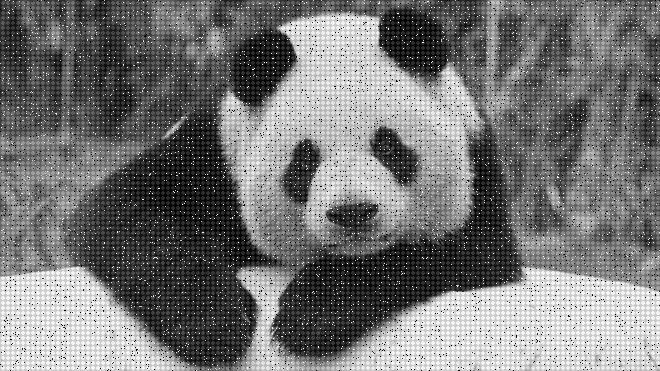
%> input picture Image Analysis(Noise in Images)/Removing Random Noise/PandaNoise(1).bmp, 660 x 371 px
$ octave FDFweb.m   (GNU Octave 9; MATLAB toolbox functions it lacks are replaced by stand-ins)
%> lines starting %> are read from the running program, lines starting %| are printed output that depends on the picture
clear all; close all; clc

r2 = (imread('C:\Users\willa\Documents\MATLAB\i/PandaNoise(1).bmp'));
%> r2 is the input picture: size 371x660 uint8; min 0, max 244, mean 117
fr2 = fft2(r2);
figure(1);
imshow(log(1+abs(fftshift(fr2))),[]);
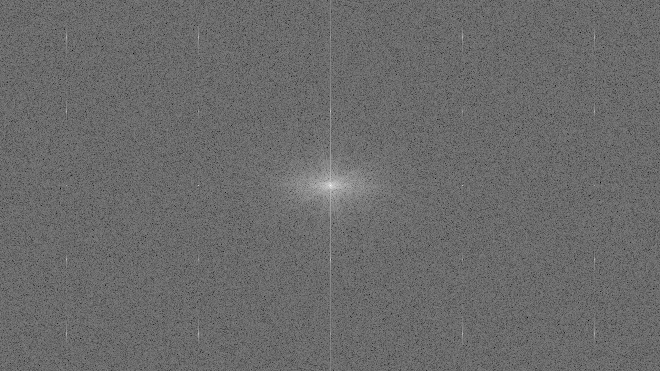
%> displayed picture: size 371x660, on the screen's scale of 0 to 255; min 0, max 255, mean 106.5

m = ones(371, 660);
m(36:1:38,67:1:69) = 0;
m(260:1:262,66:1:68) = 0;
m(334:1:336,66:1:68) = 0;
m(36:1:38,198:1:200) = 0;
m(183:1:186,199:1:201) = 0;
m(335:1:337,199:1:20) = 0;
m(36:1:38,330:1:332) = 0;
m(183:1:185,330:1:332) = 0;
m(333:1:335,328:1:330) = 0;
m(38:1:40,463:1:465) = 0;
m(335:1:337,463:1:465) = 0;
m(39:1:40, 595:1:597) = 0;
m(331:1:333,595:1:597) = 0;
figure(2);imshow(m);

figure(3);imshow(log(1+abs( fftshift(fr2).*m)),[]);
figure(4);imshow(log(1+abs(ifft2( fftshift(fr2).*m))),[]);

m = ones(371, 660);
m(35:1:39,66:1:70) = 0;
m(259:1:263,65:1:69) = 0;
m(333:1:337,65:1:69) = 0;
m(35:1:39,197:1:201) = 0;
m(182:1:187,198:1:202) = 0;
m(334:1:338,198:1:21) = 0;
m(35:1:39,329:1:333) = 0;
m(182:1:186,329:1:333) = 0;
m(332:1:336,327:1:331) = 0;
m(37:1:41,462:1:466) = 0;
m(334:1:338,462:1:466) = 0;
m(38:1:41, 594:1:598) = 0;
m(330:1:334,594:1:598) = 0;
figure(5);imshow(log(1 + abs(fftshift (fr2).*m)), []);
figure(6);imshow (log (1 + abs (ifft2 (fftshift (fr2).*m))), []);
%> after `imshow (log (1 + abs (ifft2 (fftshift (fr2).*m))), [])`:
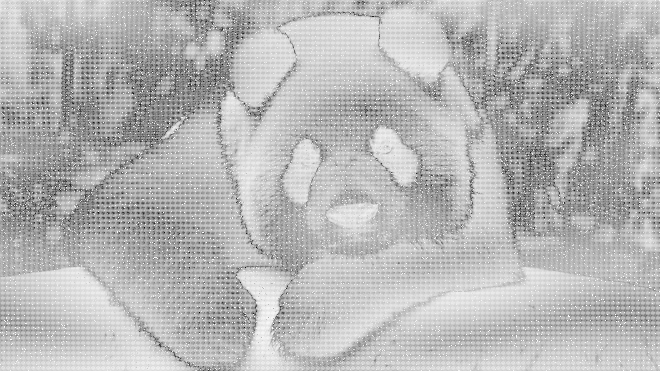
%> displayed picture: size 371x660, on the screen's scale of 0 to 255; min 0, max 255, mean 182
%184-37
%329-184
[X, Y] = meshgrid (1: 660,1: 371)
C = sqrt ((X-331).^2+ (Y-184).^ 2)>= 158 | sqrt ((X-331).^2+ (Y-184).^2) <= 154;
figure(7);imshow (C);
figure(8);imshow (log (1 + abs (fftshift (fr2).*C)), []);
%> after `imshow (log (1 + abs (fftshift (fr2).*C)), [])`:
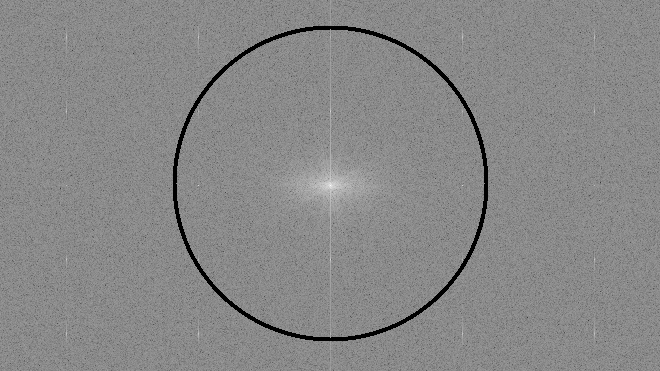
%> displayed picture: size 371x660, on the screen's scale of 0 to 255; min 0, max 255, mean 135.5
C = sqrt ((X-331).^2+ (Y-184).^ 2)>= 168 | sqrt ((X-331).^2+ (Y-184).^2) <= 165;
figure(9);imshow (log (1 + abs (fftshift (fr2).*C)), []);
%> after `imshow (log (1 + abs (fftshift (fr2).*C)), [])`:
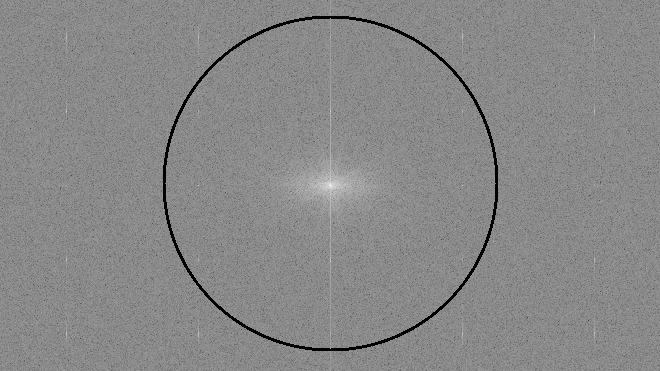
%> displayed picture: size 371x660, on the screen's scale of 0 to 255; min 0, max 255, mean 136

C1  = sqrt ((X-331).^2+ (Y-184).^ 2)>= 158 | sqrt ((X-331).^2+ (Y-184).^2) <= 154;

C2 = sqrt ((X-331).^2+ (Y-184).^ 2)>= 168 | sqrt ((X-331).^2+ (Y-184).^2) <= 165;
CS = (C1 + C2)>1;
mesh (CS * 10 + 1);
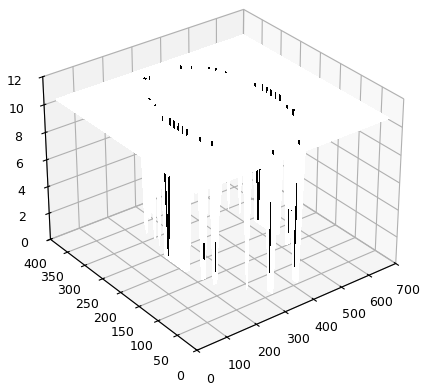
%> figure redrawn from the program's plot data
figure(10);imshow (log (1 + abs (fftshift (fr2).* CS)), []);
%> after `imshow (log (1 + abs (fftshift (fr2).* CS)), [])`:
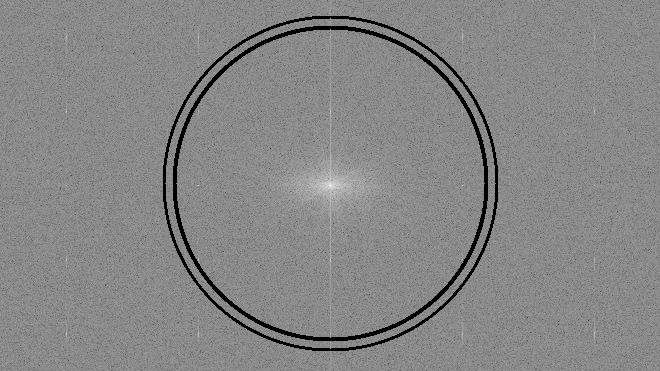
%> displayed picture: size 371x660, on the screen's scale of 0 to 255; min 0, max 255, mean 133.8

figure(11); imshow (log (1 + abs (ifft2 (fftshift (fr2).*C1))), []);
%> after `imshow (log (1 + abs (ifft2 (fftshift (fr2).*C1))), [])`:
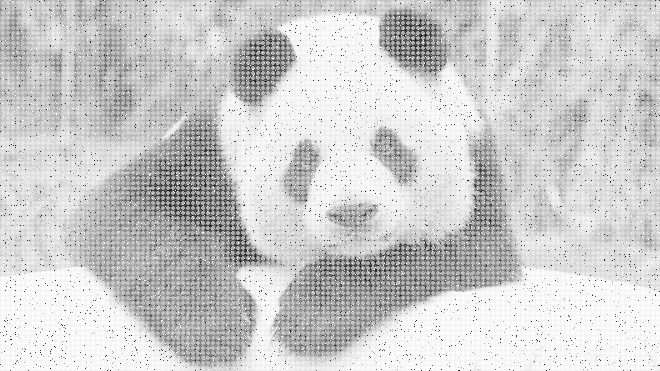
%> displayed picture: size 371x660, on the screen's scale of 0 to 255; min 0, max 255, mean 205.3
figure(12); imshow (log (1 + abs (ifft2 (fftshift (fr2).*C2))), []);

figure(13); imshow (log (1 + abs (ifft2 (fftshift (fr2).*CS))), []);
